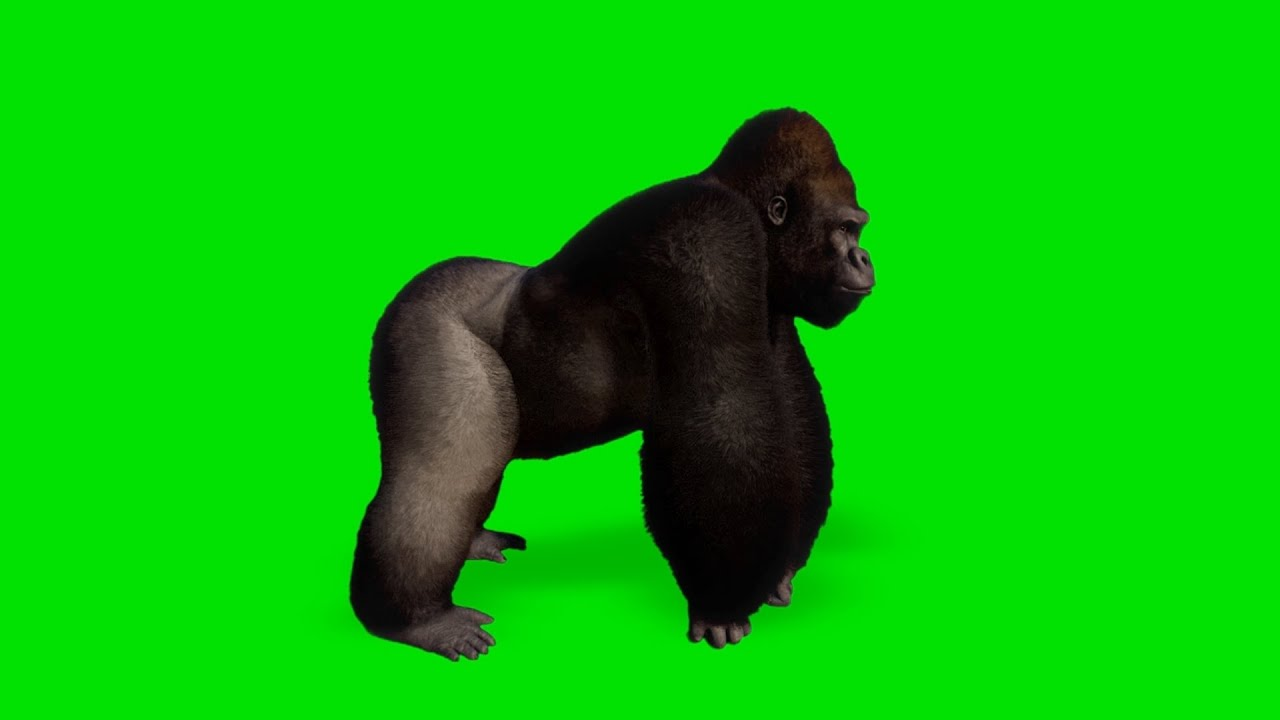
#> input picture 7-Deteccion de color/Otros  intentos/img1.jpg, 1280 x 720 px
$ python video_erase_background.py
#> lines starting #> are read from the running program, lines starting #| are printed output that depends on the picture; after the words box and inside, x2 and y2 are one past the last pixel; in counts of white or black regions, pixels touching at a corner belong together
import cv2 as cv
import numpy as np

imagen1 = 'img1.jpg'
imagen2= 'img2.jpg'
imagenOriginal=cv.imread(imagen1)
#> imagenOriginal is the input picture: shape (720, 1280, 3); mean B, G, R 6.2, 189.5, 7.4
imagenPlaya=cv.imread(imagen2)
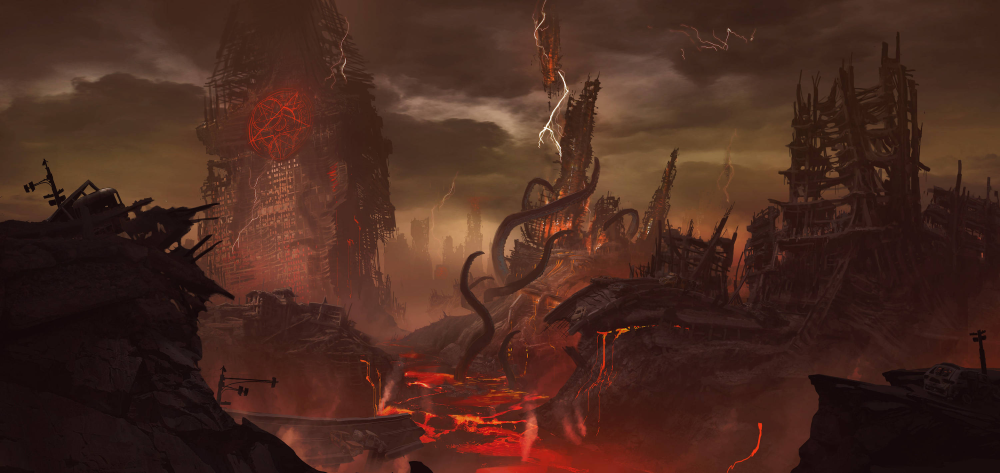
#> input picture 7-Deteccion de color/img2.jpg, 3000 x 1418 px, found by its file name (shown at 1/3 size)
#> imagenPlaya is the input picture: shape (1418, 3000, 3); mean B, G, R 31.2, 41.6, 73.4

#resize
imagenOriginal = cv.resize(imagenOriginal,(1080,720))
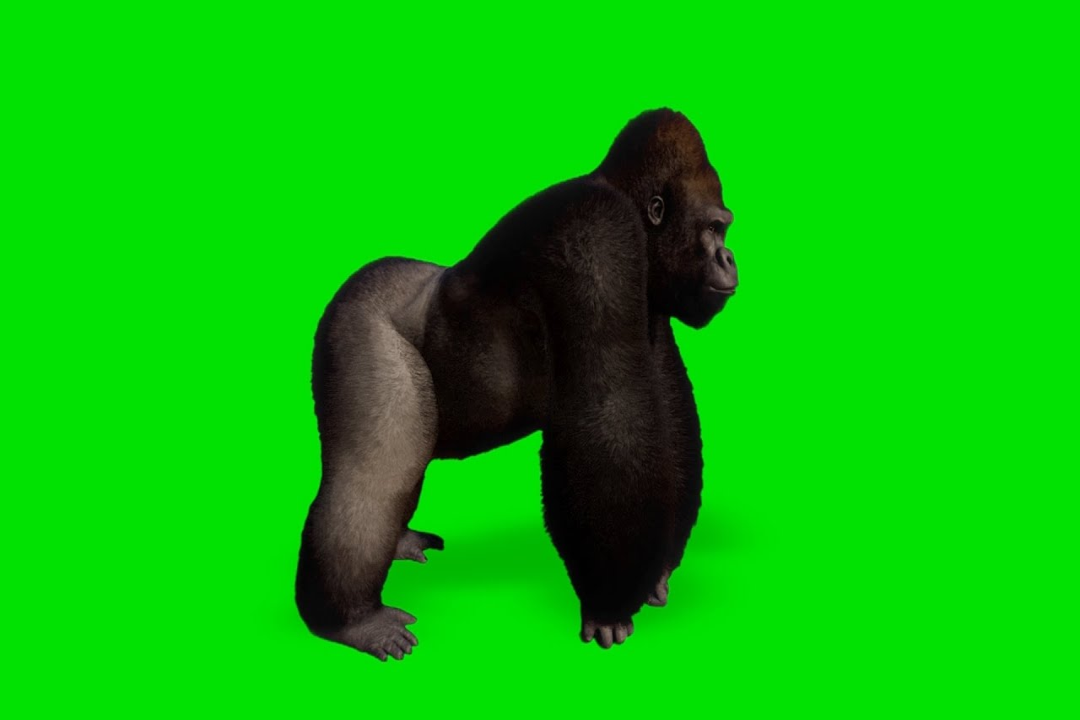
#> imagenOriginal: shape (720, 1080, 3); mean B, G, R 6.2, 189.5, 7.4
imagenPlaya = cv.resize(imagenPlaya,(1080,720))
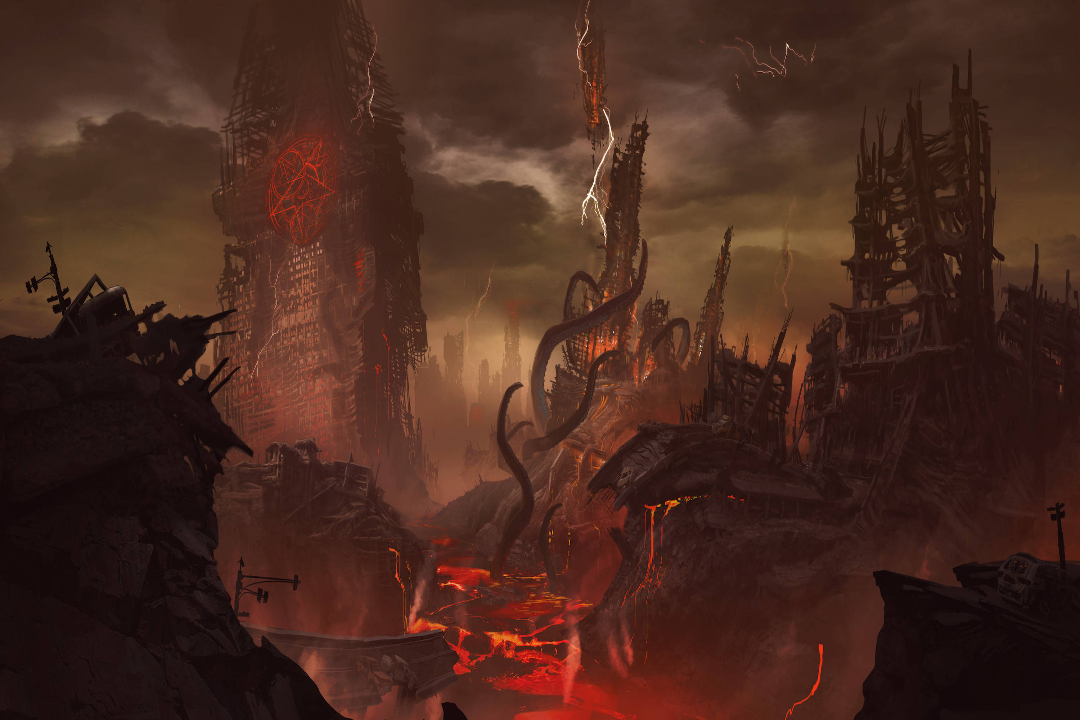
#> imagenPlaya: shape (720, 1080, 3); mean B, G, R 31.2, 41.6, 73.3

minBGR = np.array([0,110,0])
maxBGR = np.array([120, 255,120])

maskBGR = cv.inRange(imagenOriginal,minBGR,maxBGR)
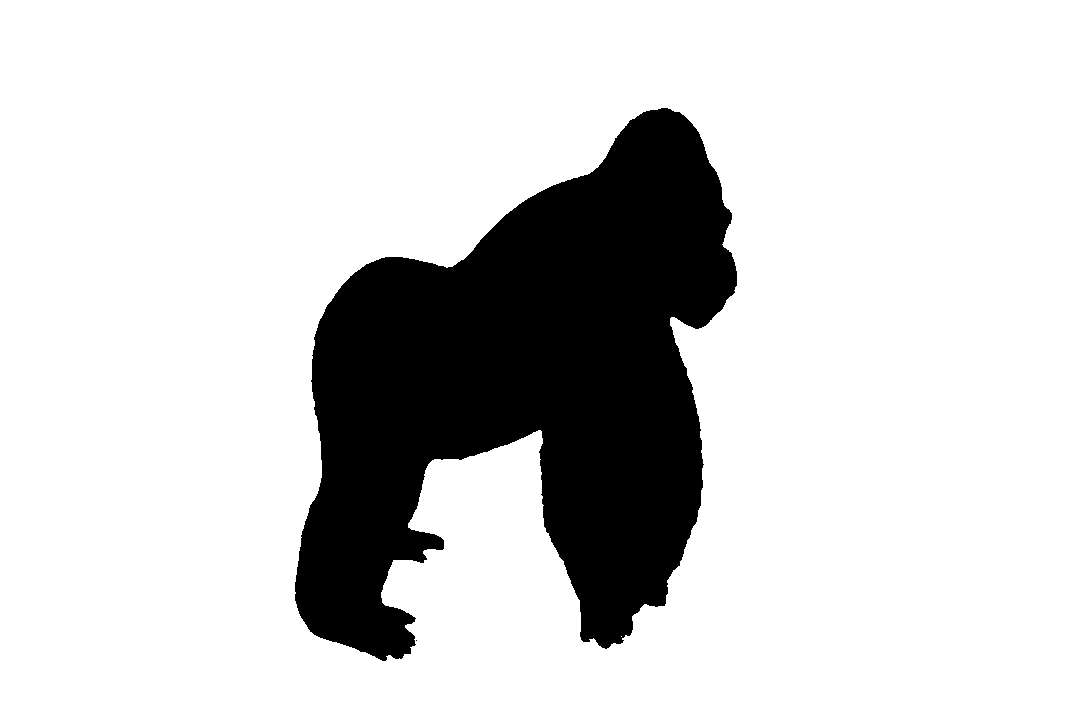
#> maskBGR: shape (720, 1080); 82% white; 2 black regions (1 under 20 px), largest, box (x1, y1, x2, y2) and area: (295, 108, 737, 661) 139962
mask_inv = cv.bitwise_not(maskBGR)
cv.imshow('mascara esto da un resutado',maskBGR)
cv.imshow('mascara_inv',mask_inv)

resultBGR = cv.bitwise_and(imagenOriginal, imagenOriginal, mask = mask_inv)
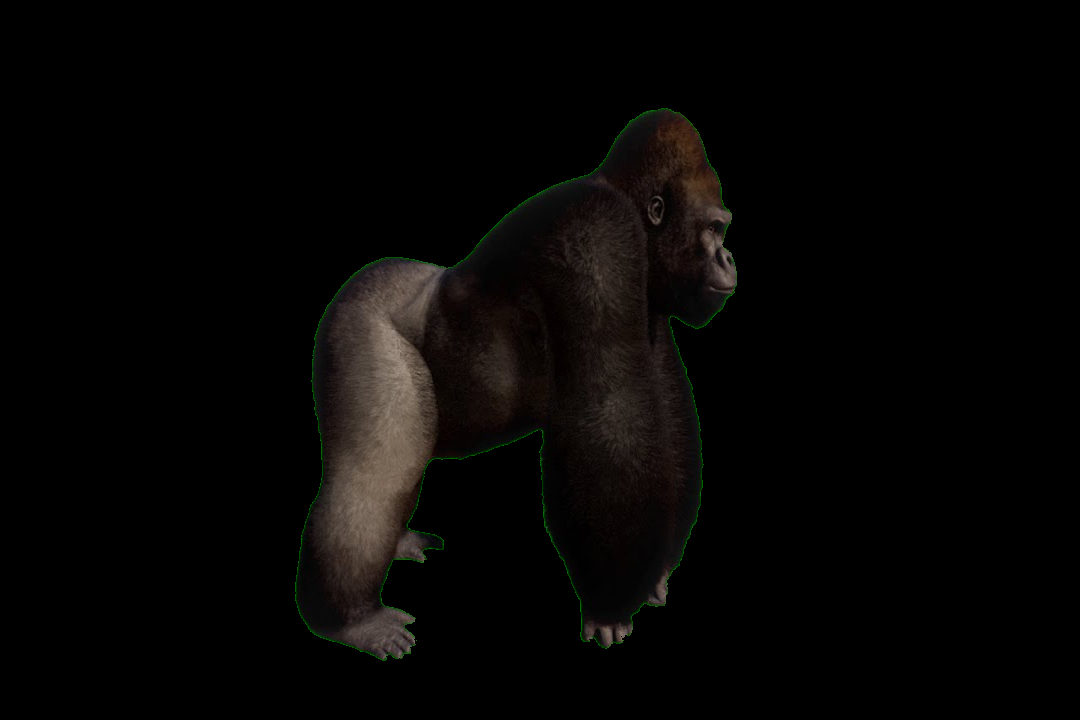
#> resultBGR: shape (720, 1080, 3); mean B, G, R 4.4, 5.4, 6.4
result_inv = cv.bitwise_and(imagenPlaya, imagenPlaya, mask = maskBGR)


cv.imshow('resultado',resultBGR)
cv.imshow('resultado_inv',result_inv)

total=cv.add(resultBGR,result_inv)
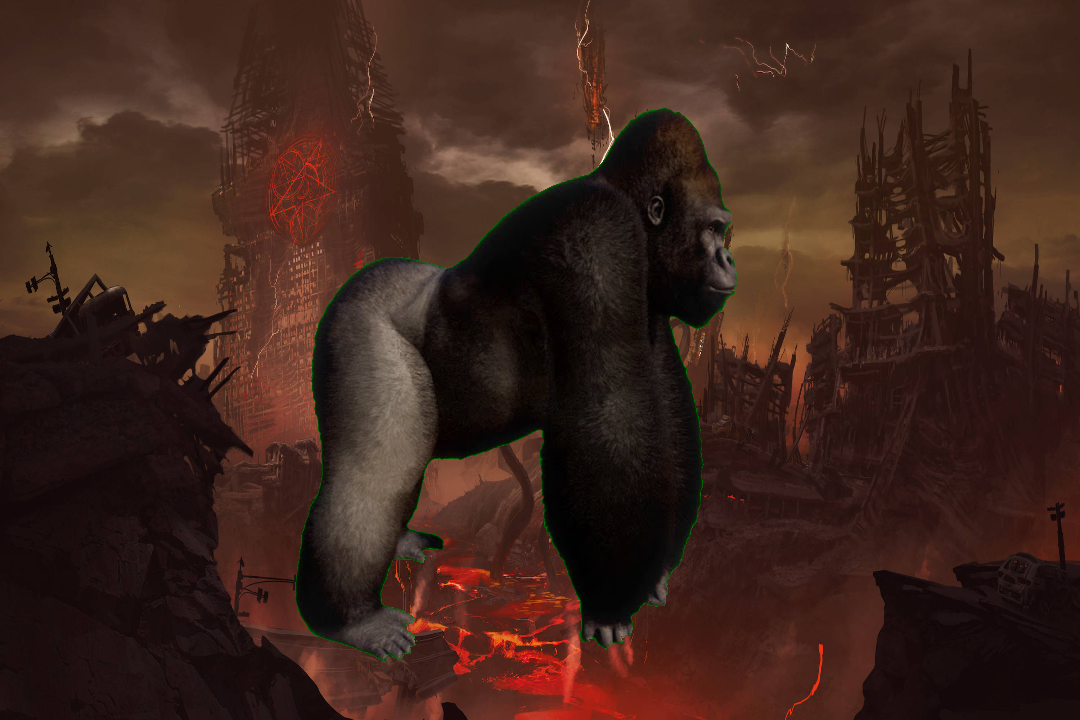
#> total: shape (720, 1080, 3); mean B, G, R 28.1, 36.5, 62.1
cv.imshow('resultado total',total)

cv.imwrite('resultado.jpg',total)
cv.waitKey()
cv.destroyAllWindows()
